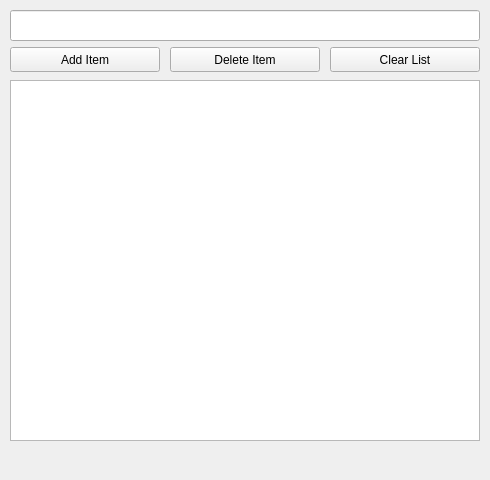
<?xml version="1.0" encoding="UTF-8"?>
<ui version="4.0">
 <class>MainWindow</class>
 <widget class="QMainWindow" name="MainWindow">
  <property name="geometry">
   <rect>
    <x>0</x>
    <y>0</y>
    <width>490</width>
    <height>480</height>
   </rect>
  </property>
  <property name="windowTitle">
   <string>MainWindow</string>
  </property>
  <widget class="QWidget" name="centralwidget">
   <widget class="QPushButton" name="deleteItem">
    <property name="geometry">
     <rect>
      <x>170</x>
      <y>47</y>
      <width>150</width>
      <height>25</height>
     </rect>
    </property>
    <property name="text">
     <string>Delete Item</string>
    </property>
   </widget>
   <widget class="QPushButton" name="addItem">
    <property name="geometry">
     <rect>
      <x>10</x>
      <y>47</y>
      <width>150</width>
      <height>25</height>
     </rect>
    </property>
    <property name="text">
     <string>Add Item</string>
    </property>
   </widget>
   <widget class="QPushButton" name="clear">
    <property name="geometry">
     <rect>
      <x>330</x>
      <y>47</y>
      <width>150</width>
      <height>25</height>
     </rect>
    </property>
    <property name="text">
     <string>Clear List</string>
    </property>
   </widget>
   <widget class="QLineEdit" name="input">
    <property name="geometry">
     <rect>
      <x>10</x>
      <y>10</y>
      <width>470</width>
      <height>31</height>
     </rect>
    </property>
    <property name="text">
     <string/>
    </property>
   </widget>
   <widget class="QListWidget" name="list">
    <property name="geometry">
     <rect>
      <x>10</x>
      <y>80</y>
      <width>470</width>
      <height>361</height>
     </rect>
    </property>
   </widget>
  </widget>
  <widget class="QMenuBar" name="menubar">
   <property name="geometry">
    <rect>
     <x>0</x>
     <y>0</y>
     <width>490</width>
     <height>21</height>
    </rect>
   </property>
  </widget>
 </widget>
 <resources/>
 <connections/>
</ui>
